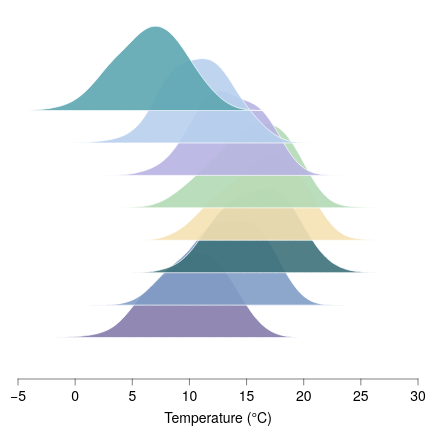

This figure's Vega-Lite source:
### Vega-Lite specification from a JSON file in a GitHub repository (floating-point values rounded to 4 significant figures; data arrays with more than 128 entries replaced by an {"elided": "..."} marker saying what was removed)
{"background": null, "config": {"arc": {"fill": "#DBDBDB", "fillOpacity": 1.0, "innerRadius": 45.0, "padAngle": 0.03, "stroke": "black", "strokeOpacity": 1, "strokeWidth": 0.25}, "area": {"fill": "#DBDBDB", "fillOpacity": 1.0, "stroke": "black", "strokeOpacity": 1, "strokeWidth": 0.25}, "axis": {"domain": true, "domainCap": "round", "domainColor": "black", "domainWidth": 0.25, "grid": false, "gridCap": "round", "gridColor": "#F1F1F1", "gridDash": [0, 0], "gridOpacity": 1.0, "gridWidth": 0.25, "labelColor": "black", "labelFont": "Helvetica Neue, HelveticaNeue, Helvetica, Arial, sans-serif", "labelFontSize": 7, "labelFontStyle": "normal", "labelFontWeight": 400, "offset": 4.5, "ticks": true, "tickCap": "round", "tickColor": "black", "tickRound": false, "tickSize": 3, "tickWidth": 0.25, "titleColor": "black", "titleFont": "Helvetica Neue, HelveticaNeue, Helvetica, Arial, sans-serif", "titleFontSize": 7, "titleFontStyle": "normal", "titleFontWeight": 400}, "axisX": {"domain": true, "labelAlign": "center", "labelAngle": 0, "labels": true, "ticks": true, "translate": 0}, "axisY": {"domain": true, "labelAlign": "right", "labelAngle": 0, "labels": true, "ticks": true, "translate": 0}, "axisRight": {"domain": true, "labelAlign": "left", "labelAngle": 0, "labels": true, "ticks": true, "translate": 0}, "axisTop": {"domain": true, "labelAlign": "center", "labelAngle": 0, "labels": true, "ticks": true, "translate": 0}, "axisBand": {"tickOffset": 0}, "bar": {"fill": "#DBDBDB", "fillOpacity": 1.0, "stroke": "black", "strokeOpacity": 1, "strokeWidth": 0.25}, "boxplot": {"size": 16.2, "ticks": {"cornerRadius": 0.25, "fill": "black", "opacity": 1, "size": 8.1, "thickness": 0.25}, "box": {"fillOpacity": 1.0, "stroke": "black", "strokeOpacity": 1, "strokeWidth": 0.25}, "median": {"cornerRadius": 0, "fill": "black", "fillOpacity": 1.0, "opacity": 1, "size": 16.2, "thickness": 0.25}, "rule": {"fill": "black", "fillOpacity": 1.0, "size": 18.0, "stroke": "black", "strokeDash": [0, 0], "strokeOpacity": 1, "strokeWidth": 0.25}, "outliers": {"color": "black", "fill": "black", "fillOpacity": 1.0, "size": 0, "stroke": "black", "strokeOpacity": 1, "strokeWidth": 0.25}}, "circle": {"fill": "black", "fillOpacity": 1.0, "size": 2.25, "stroke": null, "strokeOpacity": 1, "strokeWidth": 0.25}, "errorband": {"band": {"fillOpacity": 0.6, "stroke": null, "strokeWidth": 0.25, "strokeOpacity": 1}, "borders": {"opacity": 0, "strokeOpacity": 0.25, "strokeWidth": 1}}, "errorbar": {"opacity": 1, "rule": {"strokeDash": [0, 0], "strokeWidth": 0.25}, "ticks": {"color": "black", "cornerRadius": 0.125, "opacity": 1, "size": 10.8, "thickness": 0.25}, "thickness": 0.25}, "font": "Helvetica Neue, HelveticaNeue, Helvetica, Arial, sans-serif", "geoshape": {"fill": "#DBDBDB", "fillOpacity": 1.0, "stroke": "black", "strokeOpacity": 1, "strokeWidth": 0.25}, "header": {"labelColor": "black", "labelFont": "Helvetica Neue, HelveticaNeue, Helvetica, Arial, sans-serif", "labelFontSize": 7, "labelFontStyle": "normal", "labelFontWeight": 400, "titleColor": "black", "titleFont": "Helvetica Neue, HelveticaNeue, Helvetica, Arial, sans-serif", "titleFontSize": 7, "titleFontStyle": "normal", "titleFontWeight": 400, "titlePadding": 0}, "legend": {"disable": false, "offset": 4.5, "titlePadding": 4, "labelOffset": 2, "gradientLabelOffset": 2, "gradientLength": 90.0, "gradientThickness": 9.0, "gradientOpacity": 1.0, "gradientStrokeColor": "black", "gradientStrokeWidth": 0.25, "labelColor": "black", "labelFont": "Helvetica Neue, HelveticaNeue, Helvetica, Arial, sans-serif", "labelFontSize": 7, "labelFontStyle": "normal", "labelFontWeight": 400, "strokeColor": "black", "strokeWidth": 0, "symbolSize": 42, "symbolStrokeColor": "black", "symbolStrokeWidth": 0.25, "titleColor": "black", "titleFont": "Helvetica Neue, HelveticaNeue, Helvetica, Arial, sans-serif", "titleFontSize": 7, "titleFontStyle": "normal", "titleFontWeight": 400}, "line": {"color": "black", "stroke": "black", "strokeCap": "butt", "strokeDash": [0, 0], "strokeOpacity": 1, "strokeWidth": 0.5}, "point": {"filled": true, "fill": "#DBDBDB", "fillOpacity": 1.0, "size": 9.0, "stroke": "black", "strokeOpacity": 1, "strokeWidth": 0.25}, "range": {"category": ["#5CA7B1", "#B7D0EE", "#B7B3E4", "#B3DAB5", "#F5E1B3", "#3D727B", "#809DC7", "#867DAC", "#80A988", "#CBB17A", "#204148", "#546B94", "#584C77", "#507B5F", "#9D824D"], "diverging": {"scheme": ["#6F572A", "#876E43", "#9E875F", "#B5A17F", "#CABBA2", "#DCD6CC", "#F4F1E9", "#C9D7DA", "#9DBFC6", "#78A5AF", "#558B96", "#36717C", "#1A5762"]}, "heatmap": {"scheme": ["#32022B", "#43044D", "#4C196E", "#4D338C", "#484DA6", "#3A68BB", "#1D83CA", "#1D9CCB", "#23B5C9", "#28CDC5", "#4DE0B4", "#91EE9F"]}, "ordinal": {"scheme": ["#F1F1F1", "#DBDBDB", "#C6C6C6", "#B2B2B2", "#9D9D9D", "#898989", "#767676", "#636363", "#515151", "#404040", "#2F2F2F", "#1F1F1F"]}, "ramp": {"scheme": ["#32022B", "#43044D", "#4C196E", "#4D338C", "#484DA6", "#3A68BB", "#1D83CA", "#1D9CCB", "#23B5C9", "#28CDC5", "#4DE0B4", "#91EE9F"]}}, "rule": {"color": "black", "stroke": "black", "strokeCap": "round", "strokeDash": [2, 2], "strokeOpacity": 1, "strokeWidth": 0.25}, "scale": {"bandPaddingInner": 0.1, "bandPaddingOuter": 0.1, "round": false}, "rect": {"fill": "#DBDBDB", "fillOpacity": 1.0, "stroke": "black", "strokeOpacity": 1, "strokeWidth": 0.25}, "square": {"fill": "#DBDBDB", "fillOpacity": 1.0, "size": 18.0, "stroke": "black", "strokeOpacity": 1, "strokeWidth": 0.25}, "text": {"color": "black", "font": "Helvetica Neue, HelveticaNeue, Helvetica, Arial, sans-serif", "fontSize": 7, "fontStyle": "normal", "fontWeight": 400}, "tick": {"color": "black", "cornerRadius": 0.125, "opacity": 1.0, "size": 16.2, "thickness": 0.25}, "title": {"anchor": "middle", "frame": "group", "color": "black", "font": "Helvetica Neue, HelveticaNeue, Helvetica, Arial, sans-serif", "fontSize": 7, "fontStyle": "normal", "fontWeight": 400, "subtitleColor": "black", "subtitleFont": "Helvetica Neue, HelveticaNeue, Helvetica, Arial, sans-serif", "subtitleFontSize": "Helvetica Neue, HelveticaNeue, Helvetica, Arial, sans-serif", "subtitleFontStyle": "normal", "subtitleFontWeight": 400}, "trail": {"color": "black", "opacity": 1, "size": 0.5}, "view": {"continuousWidth": 200, "continuousHeight": 180, "discreteWidth": 200, "discreteHeight": 180, "fill": null, "stroke": null, "strokeWidth": 0.25}}, "layer": [{"data": {"name": "data-6db767bdc4b5f75d9195909c66819f1d"}, "mark": {"type": "area", "interpolate": "monotone", "opacity": 0.9, "stroke": "white", "strokeWidth": 0.4}, "encoding": {"color": {"field": "month", "legend": null, "sort": ["Jan", "Feb", "Mar", "Apr", "May", "Jun", "Jul", "Aug"], "type": "nominal"}, "x": {"field": "temp", "title": "Temperature (°C)", "type": "quantitative"}, "y": {"axis": null, "field": "top", "scale": {"domain": [-8, 3.1]}, "type": "quantitative"}, "y2": {"field": "base"}}}, {"data": {"name": "data-986f80a79813d33c28aef8929794bbb5"}, "mark": {"type": "area", "interpolate": "monotone", "opacity": 0.9, "stroke": "white", "strokeWidth": 0.4}, "encoding": {"color": {"field": "month", "legend": null, "sort": ["Jan", "Feb", "Mar", "Apr", "May", "Jun", "Jul", "Aug"], "type": "nominal"}, "x": {"field": "temp", "title": "Temperature (°C)", "type": "quantitative"}, "y": {"axis": null, "field": "top", "scale": {"domain": [-8, 3.1]}, "type": "quantitative"}, "y2": {"field": "base"}}}, {"data": {"name": "data-93db51145ac26849250869f25c7cb853"}, "mark": {"type": "area", "interpolate": "monotone", "opacity": 0.9, "stroke": "white", "strokeWidth": 0.4}, "encoding": {"color": {"field": "month", "legend": null, "sort": ["Jan", "Feb", "Mar", "Apr", "May", "Jun", "Jul", "Aug"], "type": "nominal"}, "x": {"field": "temp", "title": "Temperature (°C)", "type": "quantitative"}, "y": {"axis": null, "field": "top", "scale": {"domain": [-8, 3.1]}, "type": "quantitative"}, "y2": {"field": "base"}}}, {"data": {"name": "data-735969c7ef1a6bcc98c1cbd3e34db817"}, "mark": {"type": "area", "interpolate": "monotone", "opacity": 0.9, "stroke": "white", "strokeWidth": 0.4}, "encoding": {"color": {"field": "month", "legend": null, "sort": ["Jan", "Feb", "Mar", "Apr", "May", "Jun", "Jul", "Aug"], "type": "nominal"}, "x": {"field": "temp", "title": "Temperature (°C)", "type": "quantitative"}, "y": {"axis": null, "field": "top", "scale": {"domain": [-8, 3.1]}, "type": "quantitative"}, "y2": {"field": "base"}}}, {"data": {"name": "data-adf3bcc3fbc87d434eb250b2690d8df6"}, "mark": {"type": "area", "interpolate": "monotone", "opacity": 0.9, "stroke": "white", "strokeWidth": 0.4}, "encoding": {"color": {"field": "month", "legend": null, "sort": ["Jan", "Feb", "Mar", "Apr", "May", "Jun", "Jul", "Aug"], "type": "nominal"}, "x": {"field": "temp", "title": "Temperature (°C)", "type": "quantitative"}, "y": {"axis": null, "field": "top", "scale": {"domain": [-8, 3.1]}, "type": "quantitative"}, "y2": {"field": "base"}}}, {"data": {"name": "data-bea6027bf8f347bab5d626b907d9ac1d"}, "mark": {"type": "area", "interpolate": "monotone", "opacity": 0.9, "stroke": "white", "strokeWidth": 0.4}, "encoding": {"color": {"field": "month", "legend": null, "sort": ["Jan", "Feb", "Mar", "Apr", "May", "Jun", "Jul", "Aug"], "type": "nominal"}, "x": {"field": "temp", "title": "Temperature (°C)", "type": "quantitative"}, "y": {"axis": null, "field": "top", "scale": {"domain": [-8, 3.1]}, "type": "quantitative"}, "y2": {"field": "base"}}}, {"data": {"name": "data-dc484e28f11f3e69808405af43673b76"}, "mark": {"type": "area", "interpolate": "monotone", "opacity": 0.9, "stroke": "white", "strokeWidth": 0.4}, "encoding": {"color": {"field": "month", "legend": null, "sort": ["Jan", "Feb", "Mar", "Apr", "May", "Jun", "Jul", "Aug"], "type": "nominal"}, "x": {"field": "temp", "title": "Temperature (°C)", "type": "quantitative"}, "y": {"axis": null, "field": "top", "scale": {"domain": [-8, 3.1]}, "type": "quantitative"}, "y2": {"field": "base"}}}, {"data": {"name": "data-cdb39cfc30a03a8a446c2c8078aab3aa"}, "mark": {"type": "area", "interpolate": "monotone", "opacity": 0.9, "stroke": "white", "strokeWidth": 0.4}, "encoding": {"color": {"field": "month", "legend": null, "sort": ["Jan", "Feb", "Mar", "Apr", "May", "Jun", "Jul", "Aug"], "type": "nominal"}, "x": {"field": "temp", "title": "Temperature (°C)", "type": "quantitative"}, "y": {"axis": null, "field": "top", "scale": {"domain": [-8, 3.1]}, "type": "quantitative"}, "y2": {"field": "base"}}}], "$schema": "https://vega.github.io/schema/vega-lite/v6.4.1.json", "datasets": {"data-6db767bdc4b5f75d9195909c66819f1d": {"elided": "220 records"}, "data-986f80a79813d33c28aef8929794bbb5": {"elided": "220 records"}, "data-93db51145ac26849250869f25c7cb853": {"elided": "220 records"}, "data-735969c7ef1a6bcc98c1cbd3e34db817": {"elided": "220 records"}, "data-adf3bcc3fbc87d434eb250b2690d8df6": {"elided": "220 records"}, "data-bea6027bf8f347bab5d626b907d9ac1d": {"elided": "220 records"}, "data-dc484e28f11f3e69808405af43673b76": {"elided": "220 records"}, "data-cdb39cfc30a03a8a446c2c8078aab3aa": {"elided": "220 records"}}}
